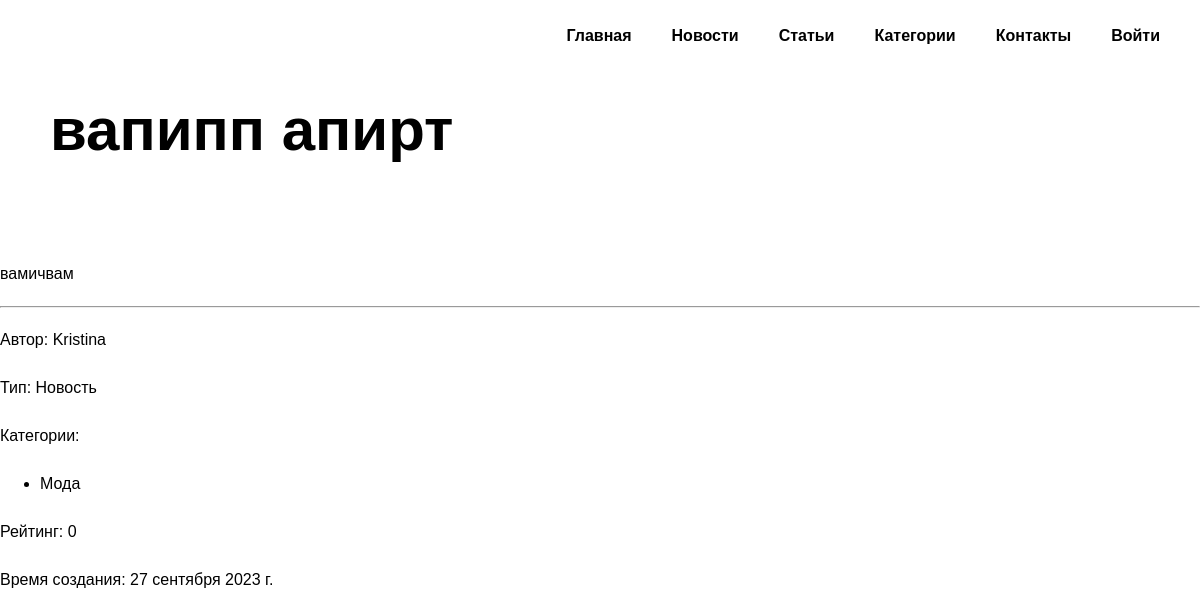
The app's page /news/vapipp-apirt/ with its own data.
### mainapp/models.py (models this page shows, shortened)
class Post(models.Model):
    STATYA = "St"
    NOVOST = "Nv"
    POST_TYPE_CHOICES = [
        (STATYA, "Статья"),
        (NOVOST, "Новость"),
    ]
    author = models.ForeignKey(Author, on_delete=models.CASCADE, related_name='author_post', verbose_name='Автор')
    type = models.CharField(max_length=2, choices=POST_TYPE_CHOICES, default=NOVOST, verbose_name='Тип поста')
    time_created = models.DateTimeField(auto_now_add=True, verbose_name='Время создания')
    category = models.ManyToManyField(Category, through="PostCategory", verbose_name='Категория')
    title = models.CharField(max_length=255, verbose_name='Название')
    text = models.TextField(verbose_name='Текст')
    rating = models.IntegerField(default=0, verbose_name='Рейтинг')
    slug = models.SlugField(max_length=255, unique=True, db_index=True, verbose_name="URL")
    class Meta:
        verbose_name = 'Пост'
        verbose_name_plural = 'Посты'
    def get_category_list(self):
        queryset_category = self.category.values()
        return [i['name'] for i in queryset_category]

class Author(models.Model):
    user = models.OneToOneField(User, on_delete=models.CASCADE, verbose_name='Пользователь')
    rating = models.IntegerField(default=0, verbose_name='Рейтинг')
    def __str__(self):
        return str(self.user)
    class Meta:
        verbose_name = 'Автор'
        verbose_name_plural = 'Авторы'

class Category(models.Model):
    name = models.CharField(max_length=100, unique=True, verbose_name='Категория')
    slug = models.SlugField(max_length=255, unique=True, db_index=True, verbose_name="URL")
    class Meta:
        verbose_name = 'Категория'
        verbose_name_plural = 'Категории'

### mainapp/views.py (the view, shortened to what this page needs)
# urls.py: path('news/<slug:post_slug>/', ShowPost.as_view(), name='post'),
class ShowPost(DetailView):
    model = Post
    template_name = 'mainapp/post-page.html'
    slug_url_kwarg = 'post_slug'
    context_object_name = 'post'
    def get_context_data(self, *, object_list=None, **kwargs):
        context = super().get_context_data(**kwargs)
        context['menu'] = menu
        context['title'] = 'Новость'
        return context

### mainapp/templatetags/custom_filters.py (called while the page is built)
@register.filter()
def bad_words(text_string):
    res = []
    try:
        for word in text_string.split():
            if word.lower().strip(punctuation) in bad_words2:
                if word[-1] in punctuation:
                    word = word[0] + '*' * (len(word) - 2) + word[-1]
                else:
                    word = word[0] + '*' * (len(word) - 1)
            res.append(word)
    except Exception:
        print("Oops! That was no string. Try again...")
    return ' '.join(res)

### mainapp/templates/mainapp/post-page.html (shortened to what this page needs)
{% extends 'mainapp/base.html' %}
{% load custom_filters %}
{% load static %}
{% block extrastyle %}
<link rel="stylesheet" href="{% static 'mainapp/css/post-page-style.css' %}">
{% endblock %}
{% block main %}
<main class="main-page">
		<div class="container">
		<h1 class="heading">{{ post.title|bad_words }}</h1>
		</div>
	</main>
{% endblock main %}
{% block content %}
<section class="post-page">
 	<p class="post-content">{{ post.text|bad_words }}</p>
</section>
    <hr>
<section class="post-page">
 	<p class="post-content">Автор: {{ post.author }}</p>
 	<p class="post-content">Тип: {{ post.get_type_display }}</p>
 	<p class="post-content">Категории:</p>
		<ul>
		{% for cat in  post.get_category_list %}
			<li>{{ cat }}</li>
		{% endfor %}
		</ul>
 	<p class="post-content">Рейтинг: {{ post.rating }}</p>
 	<p class="post-content">Время создания: {{ post.time_created|date:"DATE_FORMAT" }}</p>
</section>
{% endblock %}

### static/mainapp/css/home-style.css (style rules this page uses)
*,*:before,*:after { -moz-box-sizing: border-box; -webkit-box-sizing: border-box; box-sizing: border-box; }
body { margin: 0; min-width: 960px; font-family: "Montserrat", "Helvetica", "Arial", sans-serif; font-size: 16px; line-height: 32px; background-image: url("../images/news_1.jpg"); background-repeat: no-repeat; background-position: top center; }
li { margin-right: 40px; }
.heading { margin: 0 0 24px; font-size: 60px; line-height: 96px; }
.main-page { margin-bottom: 480px; }
.main-page .container { max-width: 1440px; margin:0 auto; padding-left: 50px; }

### static/mainapp/css/post-page-style.css (style rules this page uses)
body { background-image: url("../images/news_2.jpg"); font-family: "Montserrat", "Helvetica", "Arial", sans-serif; font-size: 16px; line-height: 32px; }
.heading { margin: 0 0 24px; font-size: 60px; line-height: 96px; }
.main-page { margin-bottom: 80px; }

### records on screen
Post: title|bad_words "вапипп апирт", text|bad_words "вамичвам", author "Kristina", type "Новость", rating "0", time_created "27 сентября 2023 г."
Category: get_category_list "Мода"

### other values on screen
{{ m.title }} "Главная" "Новости" "Статьи"
